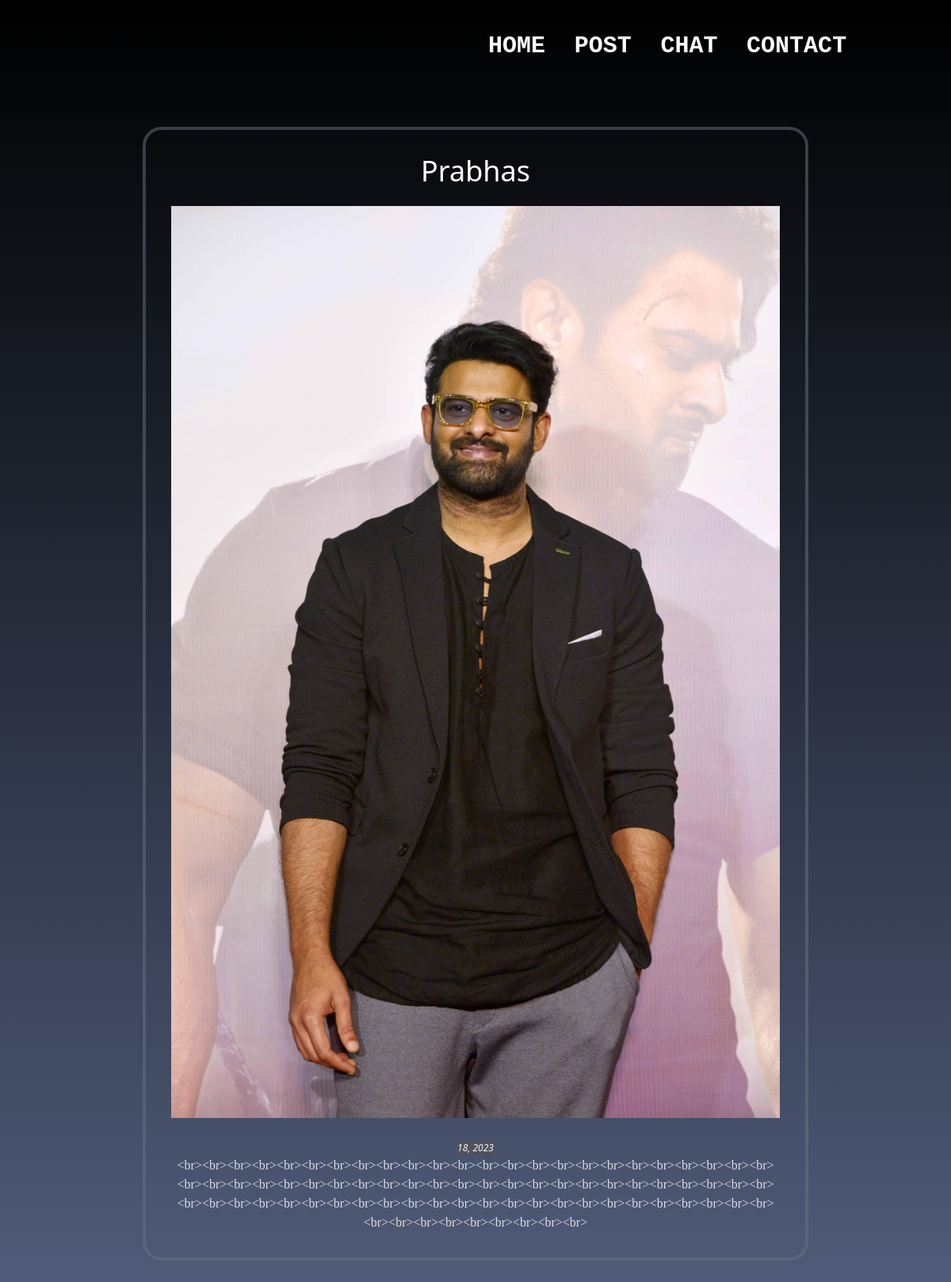
Screenshot of /fullpost/prabhas with the database file from the repository.
### myapp/models.py (models this page shows)
class postdata(models.Model):
    tittle = models.CharField(max_length=60,unique=True)
    slug = AutoSlugField(populate_from='tittle',unique=True)
    body = models.TextField()
    created = models.DateField(auto_now=False, auto_now_add=False)
    pic = models.ImageField(("images"), upload_to='myapp\static\images', height_field=None, width_field=None, max_length=None)

### myapp/views.py (the view)
# urls.py: path('fullpost/<pid>',views.fullpost,name='fullpost'),
def fullpost(request,pid):
    pdid = postdata.objects.get(slug=pid)
    print(pdid)
    return render (request,'fullpost.html',{'pdid':pdid})

### myapp/templates/fullpost.html
{% load static tailwind_tags %}
{% include 'header.html' %}
{% tailwind_css %}
  <div>
    <div class="text-white py-16">
         <div class=" mx-auto text-center justify-items-center w-[70%] overflow-hidden p-8 mt-24  border-4 border-gray-500 border-opacity-50  rounded-3xl">
            <h2 class="text-4xl text-left ">{{pdid.tittle|title}}</h2>
            <br>
            <img src="{{pdid.pic.url}}" class="w-auto">
            <span class="italic text-xs text-gray-100 text-left relative ml-[54rem] bg-zinc-600">{{pdid.created}}</span>
            <br>
            <p class=" opacity-80 font-serif break-words ">{{pdid.body }}</p>
         </div>
    </div>
  </div>
</body>
</html>

### myapp/templates/header.html (shortened to what this page needs)
{% load static tailwind_tags %}
<!DOCTYPE html>
<html lang="en">
<head>
    {% tailwind_css %}
    {% load static %}
</head>
<body class="bg-gradient-to-t from-[#515d7b] to-[#000000] bg-no-repeat">
<div>
    <nav class="lg:py-10 text-white py-4 lg:mt-0 md:mt-0 md:ml-[50%] sm:ml-[30%] ml-[10%]  text-lg lg:mr-14 md:text-right scrollbar-thin scrollbar-track-slate-900 scrollbar-thumb-white scrollbar-corner-white  lg:text-right z-50 fixed">
        <ul class="">
            <il class="mx-4 " >
             <a href="/" class="hover:text-gray-300  hover:text-lg duration-500 font-mono font-semibold  lg:text-3xl lg:hover:text-4xl ">HOME</a>
            </il>
            <il class="mx-4">
                <a href="/post/" class="hover:text-gray-300  hover:text-lg duration-500 font-mono font-semibold  lg:text-3xl lg:hover:text-4xl">POST</a>
            </il>
            <il class="mx-4">
                <a href="/chat/" class="hover:text-gray-300  hover:text-lg duration-500 font-mono font-semibold  lg:text-3xl lg:hover:text-4xl">CHAT</a>
            </il>
            <il class="mx-4">
                <a href="/contact/" class="hover:text-gray-300  hover:text-lg duration-500 font-mono font-semibold  lg:text-3xl lg:hover:text-4xl ">CONTACT</a>
            </il>
        </ul>
    </nav>
</div>

### rows the page displays
postdata: tittle "Prabhas", pic (picture), body "<br><br><br><br><br><br><br><br><br><br><br><br><br><br><br><br><br><br><br><br><br><br><br><br><br><br><br><br><br><br><br><br><br><br><br><br><br><br><br><br><br><br><br><br><br><br><br><br><br><br><br><br><br><br><br><br><br><br><br><br><br><br><br><br><br><br><br><br><br><br><br><br><br><br><br><br><br><br><br><br><br>"
